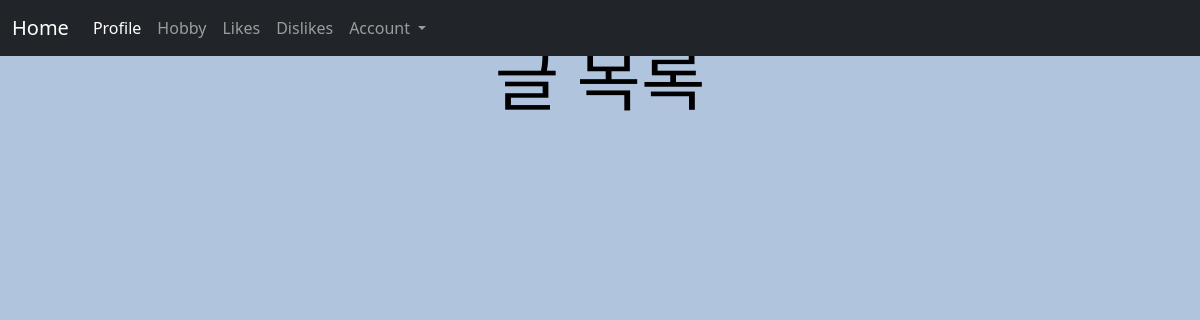
Page /posts/ (signed in) on the earlier database version.
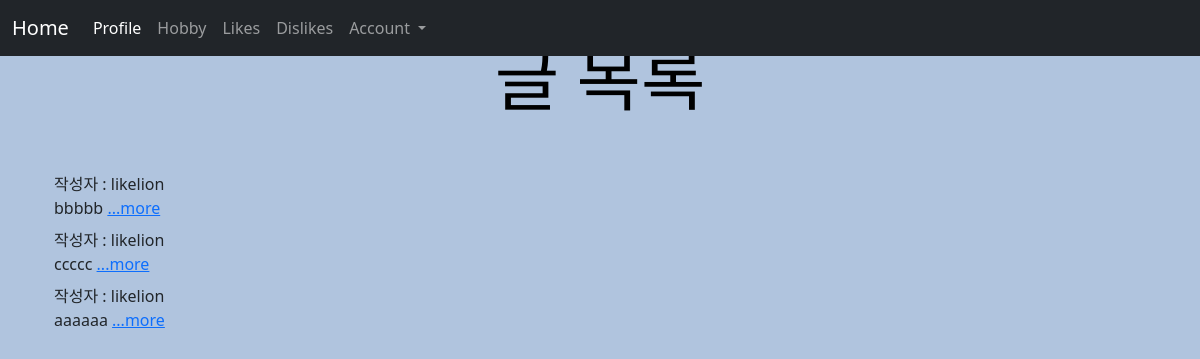
Same page on the later database version.
### main/models.py (models this page shows, shortened)
class Post(models.Model):
    id = models.AutoField(primary_key=True)
    title = models.CharField(max_length=200)
    writer = models.ForeignKey(User, on_delete=models.CASCADE)
    pub_date = models.DateTimeField()
    body = models.TextField()
    image=models.ImageField(upload_to = "post/", blank=True, null=True)
    def summary(self):
        return self.body[:20]

### main/views.py (the view)
# urls.py: path('posts/', posts, name="posts"),
def posts(request):
    posts = Post.objects.all()
    return render(request, 'main/posts.html', {'posts' : posts})

### main/templates/main/posts.html (shortened to what this page needs)
{% extends 'base.html' %}
{% load static %}
{% block content %}
<div class="container">
    {% if user.is_authenticated %}
    <h1>글 목록</h1>
    <div>
        {% for post in posts %}
        <div>
            {% if post.writer %}
            {% if 'user' in post.writer.username %}
            작성자 : {{ post.writer.last_name }} {{ post.writer.first_name }}
            {% else %}
            작성자 : {{ post.writer }}
            {% endif %}
            {% else %}
            작성자 : 알 수 없음
            {% endif %}<br>
            {{post.summary}}
            <a href="{%url 'main:detail' post.id %}">...more</a>
            <br>
        </div>
        {%endfor%}
    </div>
    {% else %}
    <h3>로그인 후 이용 가능</h3>
    <a href="{% url 'account_login' %}" class="btn btn.warning">로그인</a>
    <a href="{% url 'account_signup' %}" class="btn btn.warning">회원가입</a>
    {% endif %}
</div>
{% endblock %}

Differences in the rows shown:
added Post: writer "likelion", summary "bbbbb"
added Post: writer "likelion", summary "ccccc"
added Post: writer "likelion", summary "aaaaaa"
